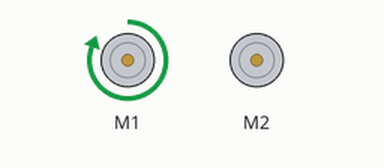
Simulated run of this sketch. Board: Arduino Uno, built with avr-gcc and run on an emulated ATmega328P. Parts: 2 × DC motor (green arrow = forward, orange = backward, longer = faster).

Above: at 20.0 s.
At 45.0 s:
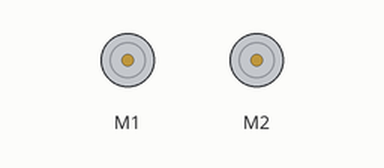
Timing chart, 0 to 65.0 s (numbered marks = the images above):
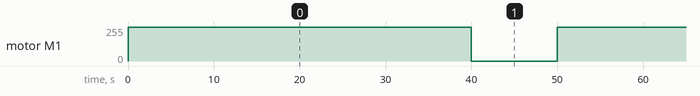

The sketch:

Simple_forward.ino
```cpp
#include "DualVNH5019MotorShield.h"
DualVNH5019MotorShield md1;

void setup() {
  md1.init();
}

void loop() {
  md1.setM1Speed(400);
  md1.setM2Speed(0);
  delay(40000);
  md1.setM1Speed(0);
  md1.setM2Speed(0);
  delay(10000);
}
```

Measured:
- by itself, motor M1: alternates forward 255/255 for 40.0 s and stopped for 10.0 s
